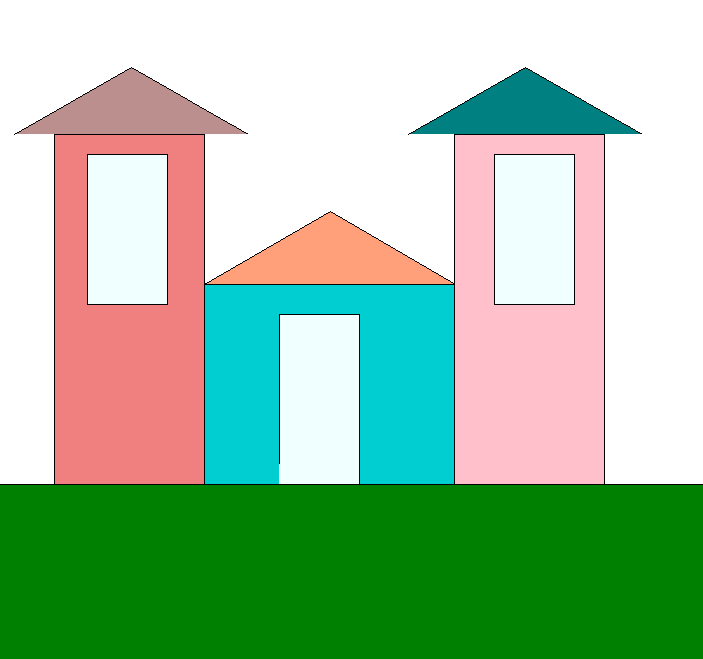

Generate this figure with Python:
import turtle

turtle.speed(50)

bob=turtle.Turtle()
bob.fillcolor("darkturquoise")
bob.penup()
bob.begin_fill()
bob.goto(-150,-200)
bob.pendown()
bob.forward(250) #Forward turtle by 100 units
bob.left(90) #turn turtle by 90 degree
bob.forward(250)
bob.left(90)
bob.forward(250)
bob.left(90)
bob.forward(250)
bob.left(90)
bob.end_fill()


b=turtle
b.fillcolor("lightsalmon")
b.penup()
b.goto(-150, 50)
b.pendown()
b.begin_fill()
b.left(90)
b.right(60)
b.forward(145)
b.right(60)
b.forward(145)
b.end_fill()


o=turtle
o.penup()
o.goto(100, -200)
o.pendown()
o.fillcolor("pink")
o.begin_fill()
o.right(-30)
o.forward(150)
o.left(90)
o.forward(400)
o.left(90)
o.forward(150)
o.left(90)
o.forward(400)
o.end_fill()

o.penup()
o.goto(-300, -200)
o.pendown()
o.fillcolor("lightcoral")
o.begin_fill()
o.right(-90)
o.forward(150)
o.left(90)
o.forward(400)
o.left(90)
o.forward(150)
o.left(90)
o.forward(400)
o.end_fill()


b=turtle
b.fillcolor("rosybrown")
b.penup()
b.goto(-340, 200)
b.pendown()
b.right(-90)
b.begin_fill()
b.left(90)
b.right(60)
b.forward(135)
b.right(60)
b.forward(135)
b.end_fill()

b.fillcolor("teal")
b.penup()
b.goto(54, 200)
b.pendown()
b.right(-30)
b.begin_fill()
b.left(90)
b.right(60)
b.forward(135)
b.right(60)
b.forward(135)
b.end_fill()


o=turtle
o.penup()
o.goto(-267,30)
o.pendown()
o.fillcolor("azure")
o.begin_fill()
o.right(-30)
o.forward(80)
o.left(90)
o.forward(150)
o.left(90)
o.forward(80)
o.left(90)
o.forward(150)
o.end_fill()

o.penup()
o.goto(140,30)
o.pendown()
o.fillcolor("azure")
o.begin_fill()
o.right(-90)
o.forward(80)
o.left(90)
o.forward(150)
o.left(90)
o.forward(80)
o.left(90)
o.forward(150)
o.end_fill()

o.penup()
o.goto(-75,-180)
o.pendown()
o.fillcolor("azure")
o.begin_fill()
o.right(-90)
o.forward(80)
o.left(90)
o.forward(200)
o.left(90)
o.forward(80)
o.left(90)
o.forward(150)
o.end_fill()

o.penup()
o.goto(0, -40)
o.pendown()

o.penup()
o.goto(-400,-150)
o.pendown()
o.fillcolor("green")
o.begin_fill()
o.right(0)
o.forward(400)
o.left(90)
o.forward(1000)
o.left(90)
o.forward(400)
o.left(90)
o.forward(1000)
o.end_fill()





o.exitonclick()
